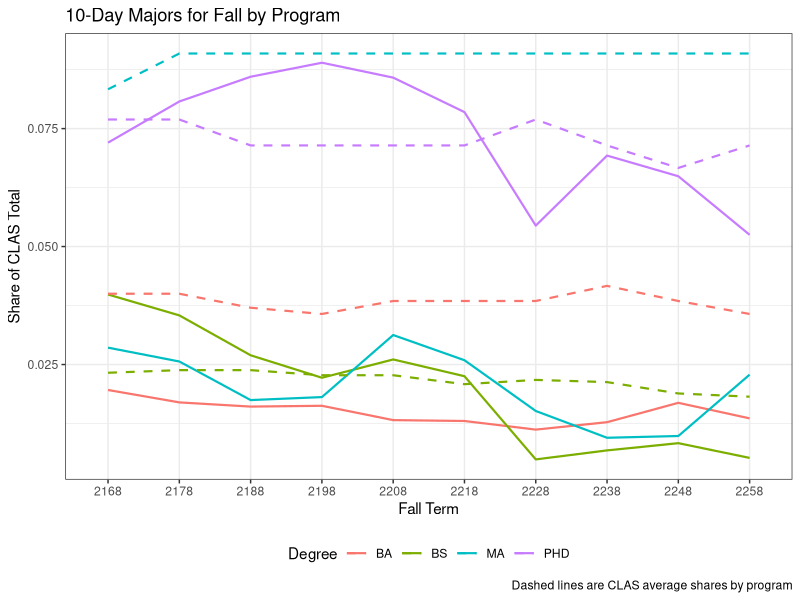

The R source for this figure:
# The purpose of this script is to use Tableau Fall and Spring census data to show the number of 
# students in the department as of the ten-day count for the semester and compare across departments
# and within the college. This file also tracks degrees conferred.
#
# The data is pulled from the Tableau 
# -  Degrees Data from Degrees Conferred (Fiscal Year) by Department and Degree Program. We change the semester
#    to Fall, Spring, and Summer and then merge them in the main excel file
# -  Fall Majors Data from the Enrollment Fall Semesters by Department and Degree Program.
# -  Fall Enrollment is from the Fall Enrollment Trend obtained by choosing the "crosstab" and then "Department"
# -  Spring Enrollment is from the Spring Enrollment Trend obtained by choosing the "crosstab" and then "Department"

# Data is then put in the master NIU Tableau Data.xlsx in the appropriate sheet and loaded below.

#By: Jeremy R. Groves
#Created: April 14, 2026
#Updated: August 28, 2026: Updated graduation data and explained sources better

rm(list=ls())

library(tidyverse)
library(readxl)


  headcount <- read_excel(path = "./Data/NIU Tableau Data.xlsx", sheet = "Fall Majors")
  degrees <- read_excel(path = "./Data/NIU Tableau Data.xlsx", sheet = "Degrees")
  bridge <- read_excel(path = "./Data/NIU Tableau Data.xlsx", sheet = "College Map")
  fall <- read_excel(path = "./Data/NIU Tableau Data.xlsx", sheet = "Fall")
  spring <- read_excel(path = "./Data/NIU Tableau Data.xlsx", sheet = "Spring")
  
#Compile and Clean
  
  core <- fall %>%
    bind_rows(., spring) %>%
    left_join(., bridge, by = "Department", relationship = "many-to-many") %>%
    arrange(Term)
  
  terms <- unique(as.character(core$Term))
  
  core <- core %>%
    mutate(Term = factor(Term, levels = terms))
  
  major <- headcount %>%
    filter(!is.na(Acadept)) %>%
    mutate(Degree = str_split_i(Major, "\\(", 2),
           Degree = str_replace_all(Degree, "\\)", "")) %>%
    rename("Department" = "Acadept",
           "Term" = `Acad Yr`,
           "Count" = `Count of OSIR`) %>%
    mutate(Term = paste0("2", Term - 2000, "8")) %>%
    select(Department, Term, Count, Degree) %>%
    arrange(Department, Degree, Term) %>%
    left_join(., bridge, by = "Department", relationship = "many-to-many")
  
  degree <- degrees %>%
    mutate(Term = paste0("2", `Fiscal Year`-2000, Term),
           Degree = str_split_i(`Major and Degree`, "\\(", 2),
           Degree = str_replace_all(Degree, "\\)", ""),
           Degree = str_replace_all(Degree, "MULT", "")) %>%
    group_by(Department, Degree, Term) %>%
      mutate(Count = sum(`Count of Sheet1`)) %>%
    ungroup() %>%
    select(Department, Degree, Term, Count) %>%
    distinct() %>%
    arrange(Department, Degree, Term) %>%
    left_join(., bridge, by = "Department", relationship = "many-to-many")
  
  rm(terms, fall, spring, bridge, headcount, degrees)
  
#Visualizations for ECON within CLAS
  
  #Fall Majors
  
  programs <- c("BS", "BA", "MA", "PHD")
  
  temp <- major %>%
    group_by(College, Term, Degree) %>%
      mutate(Coll.Count = sum(Count)) %>%
    ungroup() %>%
    mutate(share = Count / Coll.Count) %>%
    group_by(College, Term, Degree) %>%
      mutate(med.share = median(share),
             mean.share = mean(share)) %>%
    ungroup()
  
  temp1 <- temp %>%
    filter(College == "LAS") %>%
    distinct(Term, Degree, med.share, mean.share) 
  
  temp2 <- temp %>%
    filter(Department == "ECON") %>%
    select(Department, Term, Degree, share) %>%
   left_join(., temp1, by = c("Term", "Degree")) %>%
    distinct(Term, Degree, .keep_all = TRUE)
  
  
  ggplot(temp2) + 
    geom_line(aes(x = Term, y = share, color = Degree, group = Degree), linewidth = .75) +
    geom_line(aes(x = Term, y = mean.share, color = Degree, group = Degree), linetype = 2, linewidth = .75) +
    labs(title = "10-Day Majors for Fall by Program",
         caption = "Dashed lines are CLAS average shares by program") +
    xlab("Fall Term") +
    ylab("Share of CLAS Total") +
    theme_bw() +
    theme(legend.position = "bottom")
  
